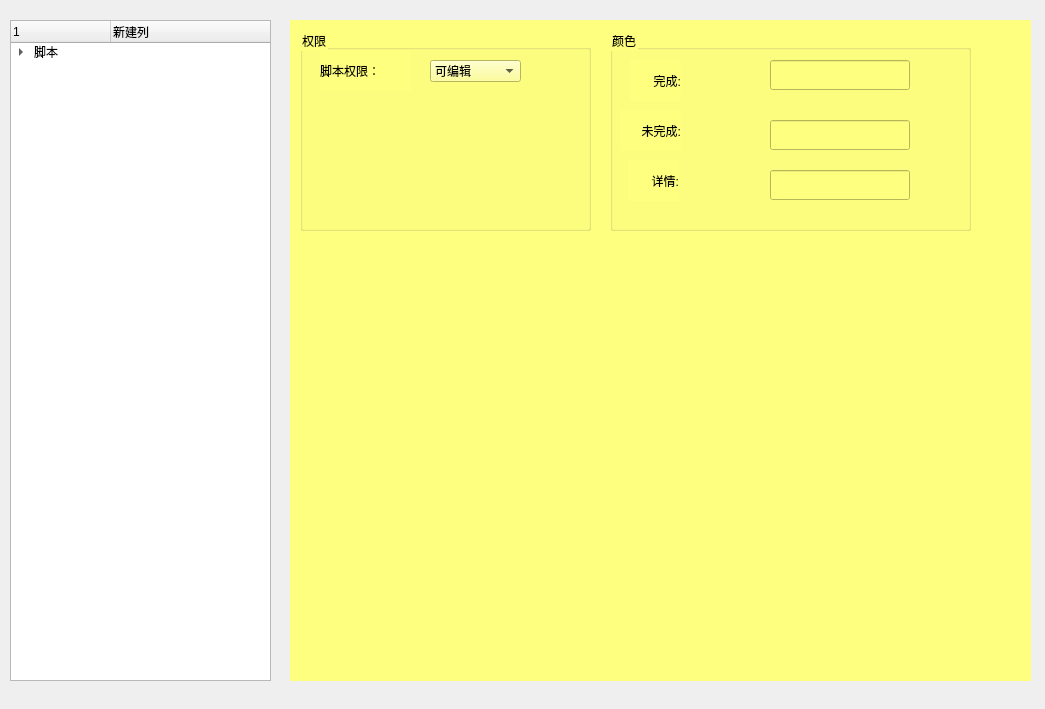
<?xml version="1.0" encoding="UTF-8"?>
<ui version="4.0">
 <class>Form</class>
 <widget class="QWidget" name="Form">
  <property name="geometry">
   <rect>
    <x>0</x>
    <y>0</y>
    <width>1045</width>
    <height>709</height>
   </rect>
  </property>
  <property name="windowTitle">
   <string>Form</string>
  </property>
  <property name="styleSheet">
   <string notr="true">font: 11pt &quot;黑体&quot;;</string>
  </property>
  <widget class="QTreeWidget" name="treeWidget">
   <property name="geometry">
    <rect>
     <x>10</x>
     <y>20</y>
     <width>261</width>
     <height>661</height>
    </rect>
   </property>
   <column>
    <property name="text">
     <string>1</string>
    </property>
   </column>
   <column>
    <property name="text">
     <string>新建列</string>
    </property>
   </column>
   <item>
    <property name="text">
     <string>脚本</string>
    </property>
    <item>
     <property name="text">
      <string>权限</string>
     </property>
    </item>
    <item>
     <property name="text">
      <string>颜色</string>
     </property>
    </item>
   </item>
  </widget>
  <widget class="QStackedWidget" name="stackedWidget">
   <property name="geometry">
    <rect>
     <x>290</x>
     <y>20</y>
     <width>741</width>
     <height>661</height>
    </rect>
   </property>
   <property name="currentIndex">
    <number>0</number>
   </property>
   <widget class="QWidget" name="page">
    <property name="styleSheet">
     <string notr="true">background-color: rgb(255, 255, 127);</string>
    </property>
    <widget class="QGroupBox" name="groupBox">
     <property name="geometry">
      <rect>
       <x>10</x>
       <y>10</y>
       <width>291</width>
       <height>201</height>
      </rect>
     </property>
     <property name="title">
      <string>权限</string>
     </property>
     <widget class="QLabel" name="label">
      <property name="geometry">
       <rect>
        <x>20</x>
        <y>20</y>
        <width>91</width>
        <height>41</height>
       </rect>
      </property>
      <property name="text">
       <string>脚本权限：</string>
      </property>
     </widget>
     <widget class="QComboBox" name="comboBox">
      <property name="geometry">
       <rect>
        <x>130</x>
        <y>30</y>
        <width>91</width>
        <height>22</height>
       </rect>
      </property>
      <item>
       <property name="text">
        <string>可编辑</string>
       </property>
      </item>
      <item>
       <property name="text">
        <string>只读</string>
       </property>
      </item>
      <item>
       <property name="text">
        <string>可删除</string>
       </property>
      </item>
      <item>
       <property name="text">
        <string>禁止删除</string>
       </property>
      </item>
      <item>
       <property name="text">
        <string>密码编辑</string>
       </property>
      </item>
      <item>
       <property name="text">
        <string>密码删除</string>
       </property>
      </item>
     </widget>
    </widget>
    <widget class="QGroupBox" name="groupBox_2">
     <property name="geometry">
      <rect>
       <x>320</x>
       <y>10</y>
       <width>361</width>
       <height>201</height>
      </rect>
     </property>
     <property name="title">
      <string>颜色</string>
     </property>
     <widget class="QLabel" name="label_2">
      <property name="geometry">
       <rect>
        <x>20</x>
        <y>30</y>
        <width>51</width>
        <height>41</height>
       </rect>
      </property>
      <property name="text">
       <string>完成:</string>
      </property>
      <property name="alignment">
       <set>Qt::AlignRight|Qt::AlignTrailing|Qt::AlignVCenter</set>
      </property>
     </widget>
     <widget class="QLineEdit" name="lineEdit">
      <property name="geometry">
       <rect>
        <x>160</x>
        <y>30</y>
        <width>140</width>
        <height>30</height>
       </rect>
      </property>
     </widget>
     <widget class="QLabel" name="label_3">
      <property name="geometry">
       <rect>
        <x>10</x>
        <y>80</y>
        <width>61</width>
        <height>41</height>
       </rect>
      </property>
      <property name="text">
       <string>未完成:</string>
      </property>
      <property name="alignment">
       <set>Qt::AlignRight|Qt::AlignTrailing|Qt::AlignVCenter</set>
      </property>
     </widget>
     <widget class="QLineEdit" name="lineEdit_2">
      <property name="geometry">
       <rect>
        <x>160</x>
        <y>90</y>
        <width>140</width>
        <height>30</height>
       </rect>
      </property>
     </widget>
     <widget class="QLabel" name="label_4">
      <property name="geometry">
       <rect>
        <x>18</x>
        <y>130</y>
        <width>51</width>
        <height>41</height>
       </rect>
      </property>
      <property name="text">
       <string>详情:</string>
      </property>
      <property name="alignment">
       <set>Qt::AlignRight|Qt::AlignTrailing|Qt::AlignVCenter</set>
      </property>
     </widget>
     <widget class="QLineEdit" name="lineEdit_3">
      <property name="geometry">
       <rect>
        <x>160</x>
        <y>140</y>
        <width>140</width>
        <height>30</height>
       </rect>
      </property>
     </widget>
    </widget>
   </widget>
   <widget class="QWidget" name="page_2">
    <property name="styleSheet">
     <string notr="true">background-color: rgb(85, 255, 0);</string>
    </property>
   </widget>
  </widget>
 </widget>
 <resources/>
 <connections/>
</ui>
